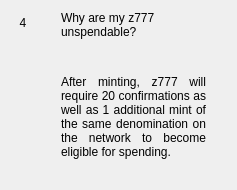
                  <widget class="QWidget" name="widgetFaq4" native="true">
                   <layout class="QHBoxLayout" name="horizontalPage_4" stretch="0,1">
                    <item alignment="Qt::AlignTop">
                     <widget class="QLabel" name="labelNumber4">
                      <property name="minimumSize">
                       <size>
                        <width>24</width>
                        <height>24</height>
                       </size>
                      </property>
                      <property name="maximumSize">
                       <size>
                        <width>16777215</width>
                        <height>24</height>
                       </size>
                      </property>
                      <property name="text">
                       <string>4</string>
                      </property>
                      <property name="alignment">
                       <set>Qt::AlignCenter</set>
                      </property>
                     </widget>
                    </item>
                    <item>
                     <layout class="QVBoxLayout" name="verticalLayoutPage_4">
                      <property name="leftMargin">
                       <number>20</number>
                      </property>
                      <property name="rightMargin">
                       <number>20</number>
                      </property>
                      <item>
                       <widget class="QLabel" name="labelSubtitle4">
                        <property name="text">
                         <string>Why are my z777 unspendable?</string>
                        </property>
                        <property name="wordWrap">
                         <bool>true</bool>
                        </property>
                       </widget>
                      </item>
                      <item>
                       <spacer name="verticalSpacer_40">
                        <property name="orientation">
                         <enum>Qt::Vertical</enum>
                        </property>
                        <property name="sizeType">
                         <enum>QSizePolicy::Fixed</enum>
                        </property>
                        <property name="sizeHint" stdset="0">
                         <size>
                          <width>20</width>
                          <height>30</height>
                         </size>
                        </property>
                       </spacer>
                      </item>
                      <item>
                       <widget class="QLabel" name="labelContent4">
                        <property name="text">
                         <string>
                           &lt;html&gt;&lt;head/&gt;&lt;body&gt;&lt;p align=&quot;justify&quot;&gt;
                           After minting, z777 will require 20 confirmations as well as 1
                           additional mint of the same denomination on the network to
                           become eligible for spending.
                           &lt;/p&gt;&lt;/body&gt;&lt;/html&gt;
                         </string>
                        </property>
                        <property name="alignment">
                         <set>Qt::AlignLeading|Qt::AlignLeft|Qt::AlignTop</set>
                        </property>
                        <property name="wordWrap">
                         <bool>true</bool>
                        </property>
                       </widget>
                      </item>
                      <item>
                       <spacer name="verticalSpacer_41">
                        <property name="orientation">
                         <enum>Qt::Vertical</enum>
                        </property>
                        <property name="sizeHint" stdset="0">
                         <size>
                          <width>20</width>
                          <height>20</height>
                         </size>
                        </property>
                       </spacer>
                      </item>
                     </layout>
                    </item>
                   </layout>
                  </widget>
